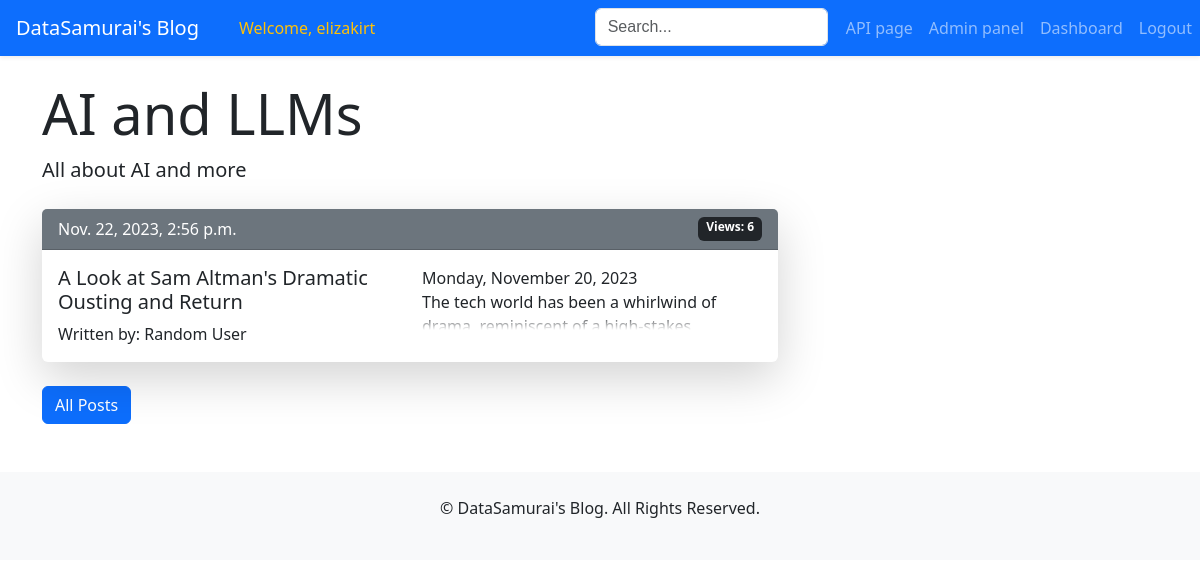
The page /blog/category/5/ (signed in) on the database its author committed.
### users/models.py (models this page shows, shortened)
class CustomUser(AbstractUser):
    is_banned = models.BooleanField(default=False)
    bio = models.CharField(max_length=200, blank=True, null=True, default=None)
    social_media = models.JSONField(default=dict, blank=True)
    profile_picture = models.ImageField(upload_to='profile_pictures/', blank=True, null=True)
    class Meta:
        ordering = ['id']

### posts/models.py (models this page shows, shortened)
class Category(models.Model):
    title = models.CharField(max_length=30)
    description = models.TextField()
    class Meta:
        ordering = ['title']
        verbose_name_plural = 'Categories'

class Post(models.Model):
    title = models.CharField(max_length=100, unique=True)
    content = RichTextField()
    category = models.ForeignKey('Category', on_delete=models.SET_NULL, null=True)
    author = models.ForeignKey(settings.AUTH_USER_MODEL, on_delete=models.SET_NULL, null=True)
    date_scheduled = models.DateTimeField(null=True, blank=True)
    date_published = models.DateTimeField(null=True, blank=True)
    views = models.PositiveIntegerField(default=0)
    is_published = models.BooleanField(default=False)
    class Meta:
        ordering = ['-date_published']

### posts/views.py (the view)
# urls.py: path('category/<int:category_id>/', views.CategoryDetailView.as_view(), name='category_detail'),
class CategoryDetailView(DetailView):
    model = Category
    template_name = 'posts/category_detail.html'
    context_object_name = 'category'
    def get_object(self, queryset=None):
        category_id = self.kwargs.get('category_id')
        return get_object_or_404(self.model, pk=category_id)
    def get_context_data(self, **kwargs):
        context = super().get_context_data(**kwargs)
        context['posts'] = self.object.post_set.filter(is_published=True)
        return context

### templates/posts/category_detail.html
{% extends 'base.html' %}
{% block page_content %}
    <h2 class="display-4">{{ category.title }}</h2>
    <p class="lead">{{ category.description }}</p>
    <div class="row mt-4">
        <div class="col-md-8">
            {% for post in posts %}
                <div class="card mb-4 border-0 shadow-lg">
                    <div class="card-header bg-secondary text-white d-flex justify-content-between">
                        <span>{{ post.date_published }}</span>
                        <span class="badge bg-dark">Views: {{ post.views }}</span>
                    </div>
                    <div class="card-body">
                        <div class="row">
                            <div class="col-md-6">
                                <h5 class="card-title">
                                    <a href="{% url 'post_detail' post.id %}" class="text-dark text-decoration-none">
                                        {{ post.title }}
                                    </a>
                                </h5>
                                <p class="card-text">Written
                                    by: {{ post.author.first_name }} {{ post.author.last_name }}</p>
                            </div>
                            <div class="col-md-6">
                                <div class="fade-out">
                                    {{ post.content|safe }}
                                </div>
                            </div>
                        </div>
                    </div>
                </div>
            {% endfor %}
        </div>
    </div>
    <a href="{% url 'post_list' %}" class="btn btn-primary">All Posts</a>
{% endblock %}

### templates/base.html (shortened to what this page needs)
<!DOCTYPE html>
<html lang="en">
<head>
    <link href="https://cdn.jsdelivr.net/npm/bootstrap@5.3.1/dist/css/bootstrap.min.css" rel="stylesheet">
</head>
<body>
{% block navbar %}
    <nav class="navbar navbar-expand-lg navbar-dark bg-primary shadow-sm">
        <a class="navbar-brand px-3" href="{% url 'post_list' %}">DataSamurai's Blog</a>
        <div class="collapse navbar-collapse d-flex justify-content-between" id="navbarNav">
            <ul class="navbar-nav">
                {% if user.is_authenticated %}
                    <li class="nav-item">
                        <span class="nav-link text-warning font-weight-bold">Welcome, {{ user.username }}</span>
                    </li>
                {% else %}
                    <li class="nav-item invisible">
                        <span class="nav-link"></span>
                    </li>
                {% endif %}
            </ul>
            <ul class="navbar-nav">
                <form method="GET" action="{% url 'search_results' %}" class="form-inline my-2 my-lg-0"
                      style="margin-right: 10px; margin-left: 10px;">
                    <input type="text" class="form-control" name="query" placeholder="Search..."
                           style="font-family: Arial, 'Font Awesome 5 Free'; background-position: 10px 10px; background-repeat: no-repeat;"
                           aria-label="Search">
                </form>
                <li class="nav-item">
                    <a class="nav-link btn btn-light" href="{% url 'api_post_list' %}">API page</a>
                </li>
                {% if user.is_authenticated %}
                    {% if user.is_staff %}
                        <li class="nav-item">
                            <a class="nav-link btn btn-light mr-2" href="{% url 'admin:index' %}">Admin panel</a>
                        </li>
                    {% endif %}
                    <li class="nav-item">
                        <a class="nav-link btn btn-light mr-2"
                           href="{% url 'user_detail' user_id=user.id %}">Dashboard</a>
                    </li>
                    <li>
                        <a href="{% url 'logout' %}" class="nav-link btn btn-danger">Logout</a>
                    </li>
                {% endif %}
            </ul>
        </div>
    </nav>
{% endblock %}
<div class="container my-4">
    {% block page_content %}{% endblock page_content %}
</div>
<footer class="text-center py-4 mt-5 bg-light">
    <p>&copy; {{ now.year }} DataSamurai's Blog. All Rights Reserved.</p>
</footer>
</body>
</html>

### templates/base.html (style rules this page uses)
.fade-out { position: relative; height: 4em; overflow: hidden; }
.fade-out::before { content: ""; position: absolute; bottom: 0; left: 0; width: 100%; height: 1em; background: linear-gradient(to top, white, transparent); }

### rows shown on the page
CustomUser: username "elizakirt"
Category: title "AI and LLMs", description "All about AI and more"
Post: date_published "Nov. 22, 2023, 2:56 p.m.", views "6", title "A Look at Sam Altman's Dramatic Ousting and Return", author.first_name "Random", author.last_name "User", content "Monday, November 20, 2023 The tech world has been a whirlwind of…"
